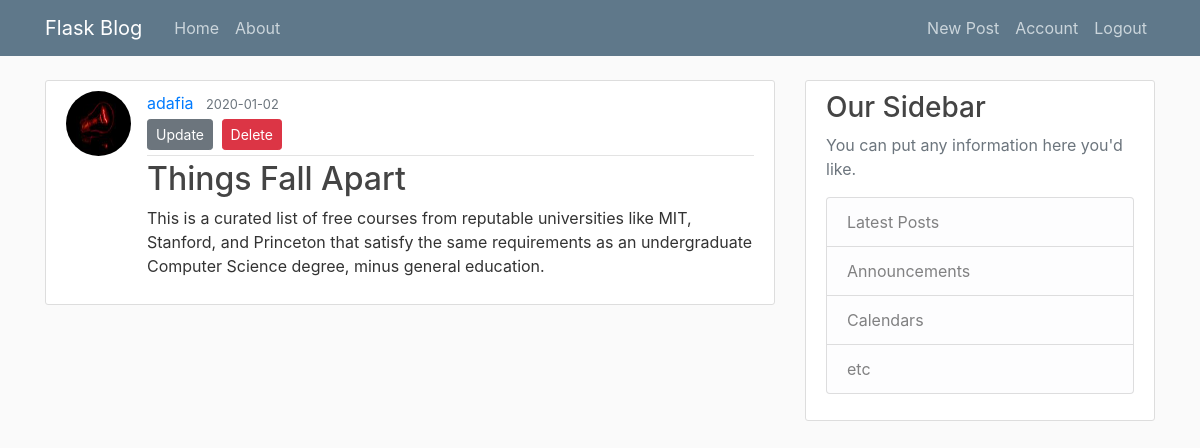
Before: /post/4 (signed in) with the older database file.
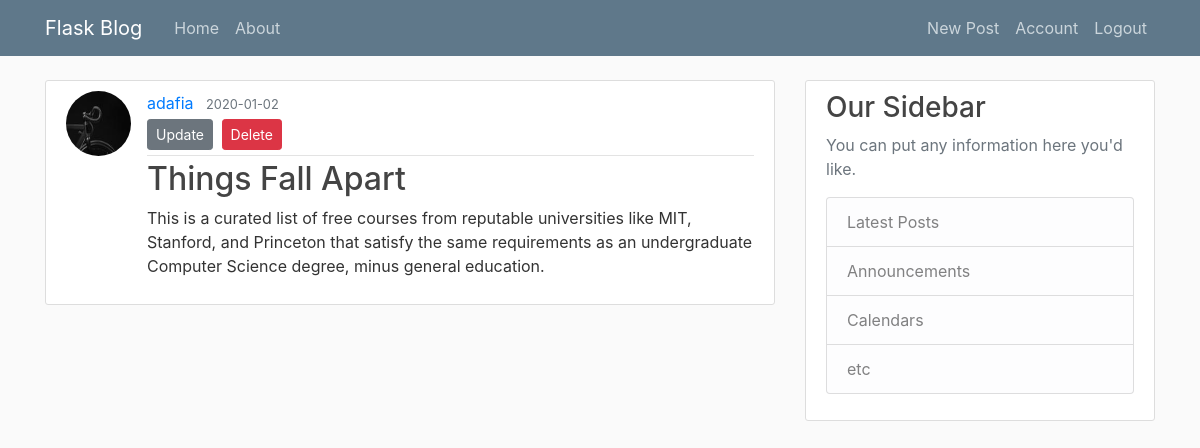
After: the same page with the newer database file.
### flaskblog/models.py (models this page shows, shortened)
class User(db.Model, UserMixin):
    id = db.Column(db.Integer, primary_key=True)
    username = db.Column(db.String(20), unique=True, nullable=False)
    email = db.Column(db.String(120), unique=True, nullable=False)
    image_file = db.Column(db.String(20), nullable=False,
                           default='default.jpg')
    password = db.Column(db.String(60), nullable=False)
    posts = db.relationship('Post', backref='author', lazy=True)

### flaskblog/posts/routes.py (the view)
@posts.route('/post/<int:post_id>')
def post(post_id):
    post = Post.query.get_or_404(post_id)
    return render_template('post.html', title=post.title, post=post)

### flaskblog/models.py (called while the page is built)
@login_manager.user_loader
def load_user(user_id):
    return User.query.get(int(user_id))

### flaskblog/templates/post.html (shortened to what this page needs)
{% extends "layout.html" %}
{% block content %}
<article class="media content-section">
    <img class="rounded-circle article-img"
        src="{{ url_for('static', filename='profile_pics/' + post.author.image_file) }}">
    <div class="media-body">
        <div class="article-metadata">
            <a class="mr-2" href="{{ url_for('users.user_posts', username=post.author.username) }}">{{ post.author.username }}</a>
            <small class="text-muted">{{ post.date_posted.strftime('%Y-%m-%d') }}</small>
            {% if post.author == current_user %}
            <div>
                <a class="btn btn-secondary btn-sm mt-1 mb-1"
                    href="{{ url_for('posts.update_post', post_id=post.id) }}">Update</a>
                <button type="button" class="btn btn-danger btn-sm m-1" data-toggle="modal"
                    data-target="#deleteModal">Delete</button>
            </div>
            {% endif %}
        </div>
        <h2 class="article-title">{{ post.title }}</h2>
        <p class="article-content">{{ post.content }}</p>
    </div>
</article>
{% endblock content %}

Changed rows visible on the page:
changed User "adafia": image_file: a different picture
